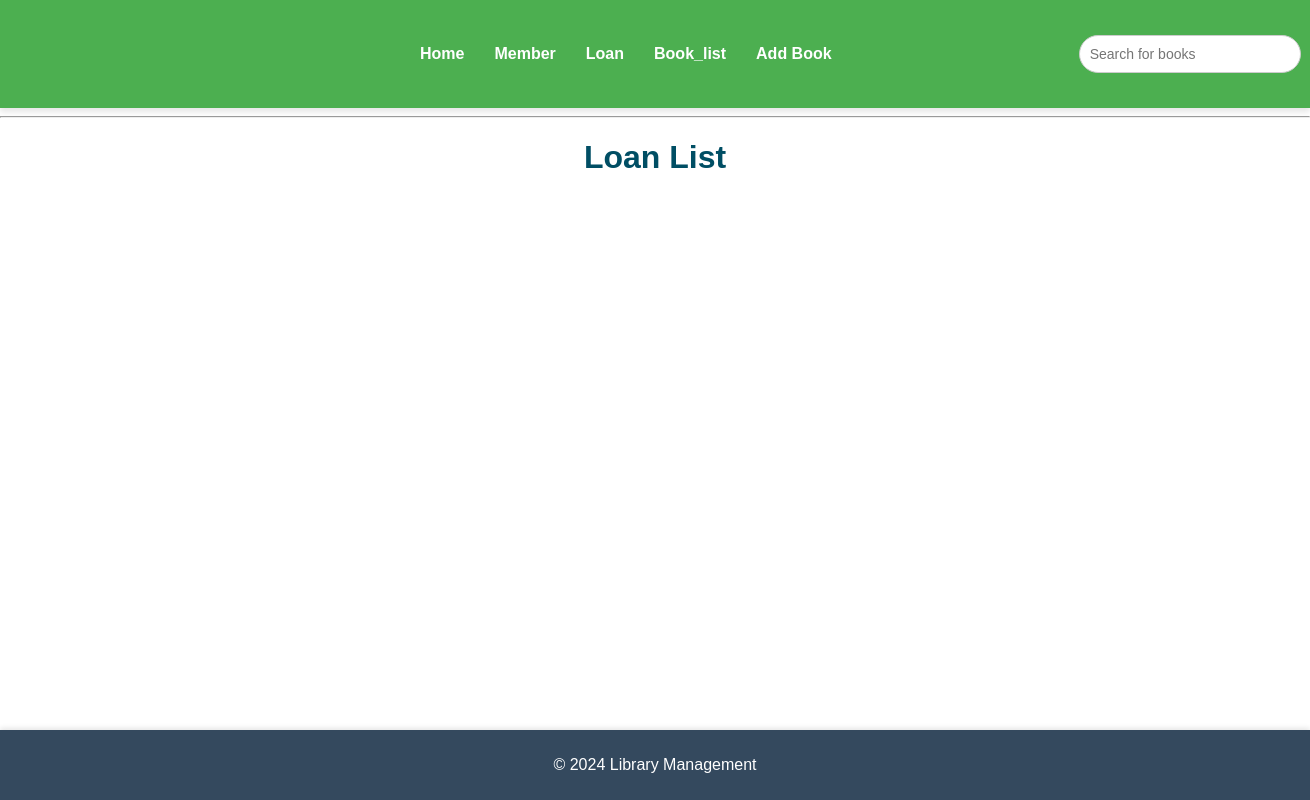
Page /Loan/ on the earlier database version.
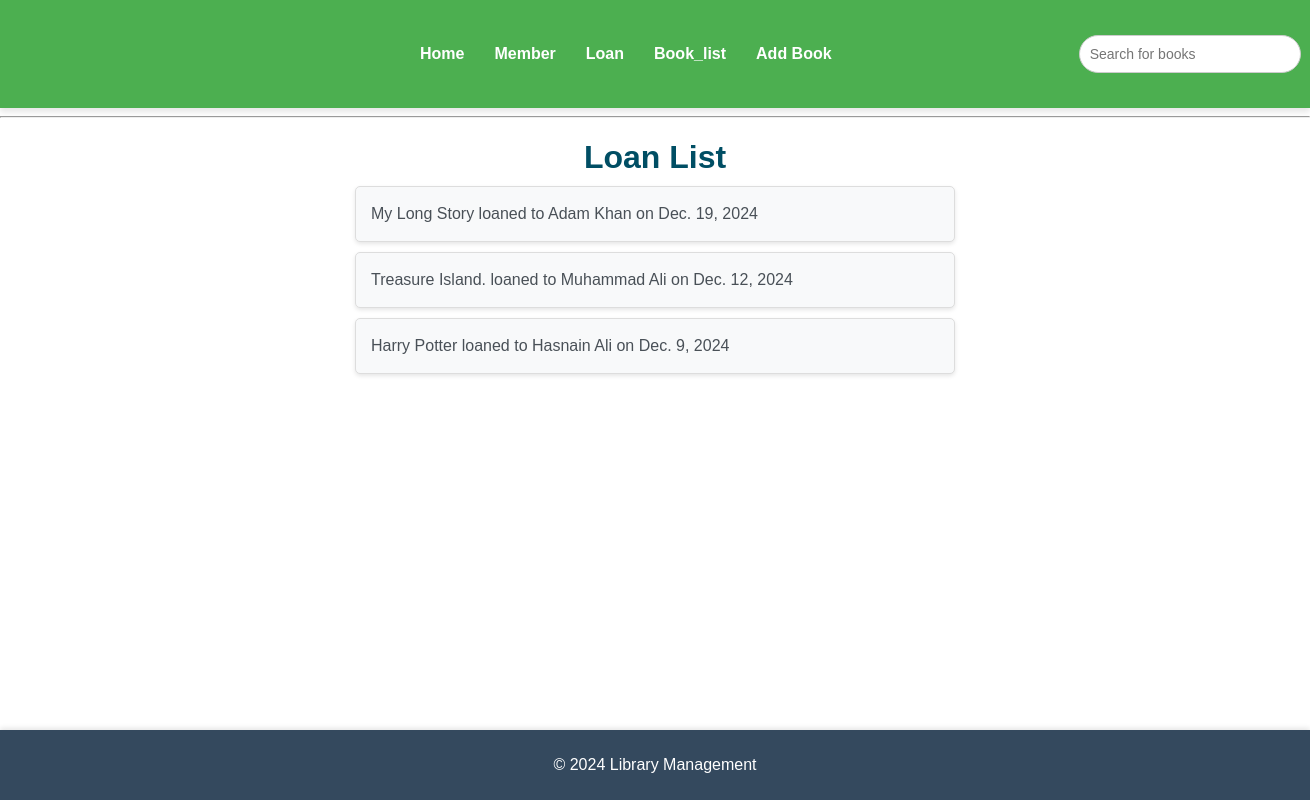
Same page on the later database version.
### home/models.py (models this page shows, shortened)
class Loan(models.Model):
    book=models.ForeignKey('Book',on_delete=models.CASCADE)
    member=models.ForeignKey('Member',on_delete=models.CASCADE)
    loan_date=models.DateField()
    return_date = models.DateField(null=True, blank=True)

class Book(models.Model):
    title=models.CharField(max_length=50)
    author=models.CharField(max_length=50)
    isbn=models.CharField(max_length=100)
    publish_date=models.DateField(auto_now_add=True)
    available_copies=models.IntegerField()

class Member(models.Model):
    name=models.CharField(max_length=50)
    email=models.EmailField()
    phone=models.CharField(max_length=100)
    join_date=models.DateField(auto_now_add=True)

### home/views.py (the view)
# urls.py: path('Loan/',views.loan_list),
def loan_list(request):
    loans=Loan.objects.all()
    return render(request,'home/loan_list.html',{'loans':loans})

### home/templates/home/loan_list.html
{% extends "base.html" %}
{% load static %}
{% block extra_css %}
<link rel="stylesheet" type="text/css" href="{% static 'home/loan_list.css' %}">
{% endblock %}
{% block content %}
<h1>Loan List</h1>
<ul>
  {% for loan in loans %}
    <li>{{ loan.book.title }} loaned to {{ loan.member.name }} on {{ loan.loan_date }}</li>
  {% endfor %}
</ul>
{% endblock %}

### templates/base.html (shortened to what this page needs)
{% load static %}
<!DOCTYPE html>
<html>
<head>
    <link rel="stylesheet" type="text/css" href="{% static 'base.css' %}">
    {% block extra_css %}{% endblock %}
</head>
<body>
    <header>
      <nav>
        <ul class="navbar">
          <a href="/">Home</a>
          <a href="/members/">Member</a>
          <a href="/Loan/">Loan</a>
          <a href="/book_list/">Book_list</a>
          <a href="/add-book/">Add Book</a>
        </ul>
        <div class="search-container">
          <form method="GET" action="{% url 'search_books' %}">
            <input type="text" name="q" placeholder="Search for books">
          </form>
        </div>
      </nav>
    </header>
    <hr>
    {% block content %}{% endblock %}
    <footer>
        <p class="bottom">&copy; 2024 Library Management</p>
    </footer>
</body>
</html>

### static/base.css (style rules this page uses)
body { font-family: 'Arial', sans-serif; background-color: #ffffff; color:#34495e; margin: 0; padding: 0; }
header { background-color: #4CAF50; color: white; padding: 20px; text-align: center; box-shadow: 0 4px 6px rgba(0, 0, 0, 0.1); }
nav { display: flex; justify-content: space-between; align-items: center; padding: 10px 20px; max-width: 1200px; margin: 0 auto; }
.navbar { display: flex; justify-content: center; list-style-type:none; padding: 0; margin: 0; margin-left: 350px; }
.navbar a { color: white; text-decoration: none; font-weight: bold; font-size: 16px; padding: 15px; }
.search-container { display: flex; justify-content: flex-end; margin-right: -140px; }
.search-container form { display: flex; align-items: center; }
.search-container input { padding: 10px; margin-right: 10px; border: 1px solid #ccc; border-radius: 25px; width: 200px; font-size: 14px; transition: all 0.3s ease; }
h1 { font-size: 32px; color: #2c3e50; margin-bottom: 20px; }
footer { position: fixed; bottom: 0; left: 0; width: 100%; background-color: #34495e; color: white; text-align: center; padding: 10px 0; font-size: 16px; z-index: 1000; box-shadow: 0 -2px 5px rgba(0, 0, 0, 0.1); }

### home/static/home/loan_list.css (style rules this page uses)
h1 { color:#004e64; text-align: center; margin-bottom: 10px; }
ul { list-style-type: none; padding: 0; margin: 0 auto; max-width: 600px; font-family: Arial, sans-serif; }
li { background-color: #f8f9fa; margin: 10px 0; padding: 15px; border-radius: 5px; border: 1px solid #ddd; box-shadow: 0 2px 4px rgba(0, 0, 0, 0.1); font-size: 16px; color: #495057; line-height: 1.5; }

Differences in the rows shown:
added Loan: book "My Long Story", member.name "Adam Khan", loan_date "Dec. 19, 2024"
added Loan: book "Treasure Island.", member.name "Muhammad Ali", loan_date "Dec. 12, 2024"
added Loan: book "Harry Potter", member.name "Hasnain Ali", loan_date "Dec. 9, 2024"
